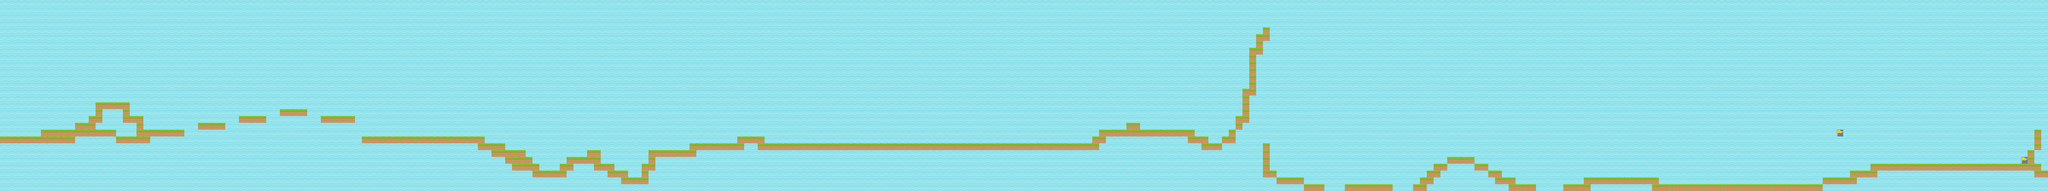

The image is a tile-based game level rendered from a .tmx file. Its description and source (layers, tilesets, objects; grid data summarised) follow:
An orthogonal 300x28 tile map with 21x21 px tiles, 1 tile layer (Tile Layer 1).

<map version="1.0" orientation="orthogonal" width="300" height="28" tilewidth="21" tileheight="21">
 <tileset firstgid="1" name="spritesheet" tilewidth="21" tileheight="21" spacing="2" margin="2">
  <image source="spritesheet.png" width="692" height="692" />
 </tileset>
 <layer name="Tile Layer 1" width="300" height="28">
  <data>[8400 cells, 8400 non-empty, 4 distinct tile ids]</data>
 </layer>
</map>